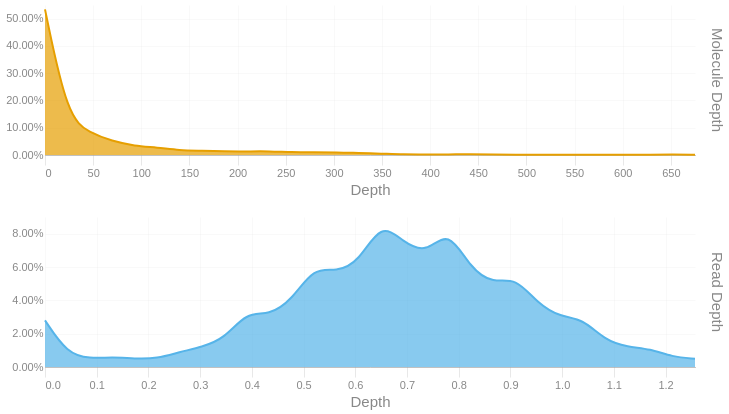

Notebook code for this chart:
### Code cell
readdep = depth_hist(tb['Read Depth'], q99, 3)
readdep = readdep.with_columns(pl.lit('Read Depth').alias('Metric'))
if not SKIPLR:
    moldep = depth_hist(tb['Molecule Depth'], mol_q99, 1)
    moldep = moldep.with_columns(pl.lit('Molecule Depth').alias('Metric'))
    _hist = pl.concat([readdep, moldep])
    _hist = _hist.filter(pl.col('Proportion') != 0)
    with SafeRender(_hist):
        (
            alt.Chart(_hist)        
            .mark_area(interpolate = "basis")
            .encode(
                x=alt.X('Bin:Q').scale(domainMin=0).axis(alt.Axis(title='Depth')),
                y = alt.Y('Proportion:Q', title = None).axis(format = '.2%'),
                color = alt.Color('Metric:N').legend(None),
                row = alt.Row("Metric:N").header(title = None, labelOrient = 'right'),
                tooltip = [
                    alt.Tooltip("Metric:N", title = "Metric"),
                    alt.Tooltip('Interval:N', title = "Depth Interval"),
                    alt.Tooltip('Proportion:Q', title = "% Alignments").format('.2%')
                ]
            )
            .resolve_scale(x='independent', y='independent')
            .properties(
                height = 150, width = 650,
                usermeta={'embedOptions': {'downloadFileName': f'{samplename}.depth.hist'}}
            )
        ).display()
else:
    readdep = readdep.filter(pl.col('Proportion') != 0)
    with SafeRender(readdep):
        (
            alt.Chart(readdep)        
            .mark_area(interpolate = "basis")
            .encode(
                x=alt.X('Bin:Q').scale(domainMin=0).axis(alt.Axis(title='Depth')),
                y = alt.Y('Proportion:Q', title = None).axis(format = '.2%'),
                tooltip = [
                    alt.Tooltip('Interval:N', title = "Depth Interval"),
                    alt.Tooltip('Proportion:Q', title = "% Alignments").format('.2%')
                ]
            )
            .properties(
                usermeta={'embedOptions': {'downloadFileName': f'{samplename}.depth.hist'}}
            )
        ).display()

### Figure 1 — Vega-Lite specification as saved in the notebook (floating-point values rounded to 4 significant figures)
{"width": 650, "height": 150, "config": {"title": {"anchor": "start", "dy": -15, "fontSize": 18, "color": "#888888", "subtitleColor": "#888888", "subtitleFontSize": 14}, "arc": {"fill": "#0072B2"}, "axis": {"domainColor": "#888888", "domainWidth": 0.5, "gridWidth": 0.2, "grid": false, "titleFontWeight": 400, "titleFontSize": 15, "labelFontSize": 11, "labelColor": "#888888", "tickColor": "#888888", "tickWidth": 0.2, "titleColor": "#888888"}, "axisBand": {"grid": false}, "axisX": {"grid": true, "tickSize": 10, "domainCap": "round"}, "axisY": {"domain": false, "grid": true, "tickSize": 0, "domainCap": "round"}, "background": "transparent", "header": {"labelFontSize": 15, "labelColor": "#888888", "titleFontSize": 15, "titleFontWeight": 600, "titleColor": "#888888"}, "legend": {"labelFont": "sans-serif", "labelFontSize": 12, "labelColor": "#888888", "symbolSize": 100, "symbolType": "circle", "titleFontSize": 12, "titlePadding": 10, "titleColor": "#888888", "title": null}, "range": {"category": ["#E69F00", "#56B4E9", "#009E73", "#F0E442", "#0072B2", "#D55E00", "#CC79A7", "#000000"], "diverging": ["#cfe8f3", "#a2d4ec", "#73bfe2", "#46abdb", "#1696d2", "#12719e"]}, "area": {"fill": "#0072B2", "fillOpacity": 0.7, "line": true, "strokeOpacity": 0.7}, "line": {"color": "#0072B2", "stroke": "#0072B2", "strokeWidth": 2}, "trail": {"color": "#0072B2", "stroke": "#0072B2", "strokeWidth": 0, "size": 1}, "point": {"filled": true, "fillOpacity": 1.0, "size": 95}, "text": {"color": "#888888", "fontSize": 11, "align": "right", "fontWeight": 400, "size": 11}, "bar": {"fill": "#0072B2", "stroke": null}, "view": {"stroke": null, "continuousWidth": 660, "continuousHeight": 400}}, "data": {"name": "data-8dc1e069756803235d23c59471234bdf"}, "mark": {"type": "area", "interpolate": "basis"}, "encoding": {"color": {"field": "Metric", "legend": null, "type": "nominal"}, "row": {"field": "Metric", "header": {"title": null, "labelOrient": "right"}, "type": "nominal"}, "tooltip": [{"field": "Metric", "title": "Metric", "type": "nominal"}, {"field": "Interval", "title": "Depth Interval", "type": "nominal"}, {"field": "Proportion", "format": ".2%", "title": "% Alignments", "type": "quantitative"}], "x": {"axis": {"title": "Depth"}, "field": "Bin", "scale": {"domainMin": 0}, "type": "quantitative"}, "y": {"axis": {"format": ".2%"}, "field": "Proportion", "title": null, "type": "quantitative"}}, "resolve": {"scale": {"x": "independent", "y": "independent"}}, "usermeta": {"embedOptions": {"downloadFileName": "S1_Musquodoboit_022.depth.hist"}}, "$schema": "https://vega.github.io/schema/vega-lite/v6.1.0.json", "datasets": {"data-8dc1e069756803235d23c59471234bdf": [{"Bin": 0.0, "Interval": "0.0-0.043", "Proportion": 0.028, "Metric": "Read Depth"}, {"Bin": 0.043, "Interval": "0.043-0.087", "Proportion": 0.008, "Metric": "Read Depth"}, {"Bin": 0.087, "Interval": "0.087-0.13", "Proportion": 0.005, "Metric": "Read Depth"}, {"Bin": 0.13, "Interval": "0.13-0.173", "Proportion": 0.006, "Metric": "Read Depth"}, {"Bin": 0.173, "Interval": "0.173-0.217", "Proportion": 0.005, "Metric": "Read Depth"}, {"Bin": 0.217, "Interval": "0.217-0.26", "Proportion": 0.005, "Metric": "Read Depth"}, {"Bin": 0.26, "Interval": "0.26-0.303", "Proportion": 0.009, "Metric": "Read Depth"}, {"Bin": 0.303, "Interval": "0.303-0.347", "Proportion": 0.012, "Metric": "Read Depth"}, {"Bin": 0.347, "Interval": "0.347-0.39", "Proportion": 0.017, "Metric": "Read Depth"}, {"Bin": 0.39, "Interval": "0.39-0.433", "Proportion": 0.033, "Metric": "Read Depth"}, {"Bin": 0.433, "Interval": "0.433-0.477", "Proportion": 0.031, "Metric": "Read Depth"}, {"Bin": 0.477, "Interval": "0.477-0.52", "Proportion": 0.04, "Metric": "Read Depth"}, {"Bin": 0.52, "Interval": "0.52-0.563", "Proportion": 0.06, "Metric": "Read Depth"}, {"Bin": 0.563, "Interval": "0.563-0.607", "Proportion": 0.057, "Metric": "Read Depth"}, {"Bin": 0.607, "Interval": "0.607-0.65", "Proportion": 0.063, "Metric": "Read Depth"}, {"Bin": 0.65, "Interval": "0.65-0.693", "Proportion": 0.087, "Metric": "Read Depth"}, {"Bin": 0.693, "Interval": "0.693-0.737", "Proportion": 0.075, "Metric": "Read Depth"}, {"Bin": 0.737, "Interval": "0.737-0.78", "Proportion": 0.068, "Metric": "Read Depth"}, {"Bin": 0.78, "Interval": "0.78-0.823", "Proportion": 0.083, "Metric": "Read Depth"}, {"Bin": 0.823, "Interval": "0.823-0.867", "Proportion": 0.059, "Metric": "Read Depth"}, {"Bin": 0.867, "Interval": "0.867-0.91", "Proportion": 0.05, "Metric": "Read Depth"}, {"Bin": 0.91, "Interval": "0.91-0.953", "Proportion": 0.054, "Metric": "Read Depth"}, {"Bin": 0.953, "Interval": "0.953-0.997", "Proportion": 0.038, "Metric": "Read Depth"}, {"Bin": 0.997, "Interval": "0.997-1.04", "Proportion": 0.03, "Metric": "Read Depth"}, {"Bin": 1.04, "Interval": "1.04-1.083", "Proportion": 0.029, "Metric": "Read Depth"}, {"Bin": 1.083, "Interval": "1.083-1.127", "Proportion": 0.016, "Metric": "Read Depth"}, {"Bin": 1.127, "Interval": "1.127-1.17", "Proportion": 0.012, "Metric": "Read Depth"}, {"Bin": 1.17, "Interval": "1.17-1.213", "Proportion": 0.011, "Metric": "Read Depth"}, {"Bin": 1.213, "Interval": "1.213-1.257", "Proportion": 0.006, "Metric": "Read Depth"}, {"Bin": 1.257, "Interval": "1.257-1.3", "Proportion": 0.005, "Metric": "Read Depth"}, {"Bin": 0.0, "Interval": "0.0-23.3", "Proportion": 0.534, "Metric": "Molecule Depth"}, {"Bin": 23.3, "Interval": "23.3-46.6", "Proportion": 0.138, "Metric": "Molecule Depth"}, {"Bin": 46.6, "Interval": "46.6-69.8", "Proportion": 0.081, "Metric": "Molecule Depth"}, {"Bin": 69.8, "Interval": "69.8-93.1", "Proportion": 0.051, "Metric": "Molecule Depth"}, {"Bin": 93.1, "Interval": "93.1-116.4", "Proportion": 0.033, "Metric": "Molecule Depth"}, {"Bin": 116.4, "Interval": "116.4-139.7", "Proportion": 0.028, "Metric": "Molecule Depth"}, {"Bin": 139.7, "Interval": "139.7-163.0", "Proportion": 0.017, "Metric": "Molecule Depth"}, {"Bin": 163.0, "Interval": "163.0-186.2", "Proportion": 0.016, "Metric": "Molecule Depth"}, {"Bin": 186.2, "Interval": "186.2-209.5", "Proportion": 0.013, "Metric": "Molecule Depth"}, {"Bin": 209.5, "Interval": "209.5-232.8", "Proportion": 0.013, "Metric": "Molecule Depth"}, {"Bin": 232.8, "Interval": "232.8-256.1", "Proportion": 0.014, "Metric": "Molecule Depth"}, {"Bin": 256.1, "Interval": "256.1-279.4", "Proportion": 0.01, "Metric": "Molecule Depth"}, {"Bin": 279.4, "Interval": "279.4-302.6", "Proportion": 0.01, "Metric": "Molecule Depth"}, {"Bin": 302.6, "Interval": "302.6-325.9", "Proportion": 0.01, "Metric": "Molecule Depth"}, {"Bin": 325.9, "Interval": "325.9-349.2", "Proportion": 0.007, "Metric": "Molecule Depth"}, {"Bin": 349.2, "Interval": "349.2-372.5", "Proportion": 0.005, "Metric": "Molecule Depth"}, {"Bin": 372.5, "Interval": "372.5-395.7", "Proportion": 0.002, "Metric": "Molecule Depth"}, {"Bin": 395.7, "Interval": "395.7-419.0", "Proportion": 0.002, "Metric": "Molecule Depth"}, {"Bin": 419.0, "Interval": "419.0-442.3", "Proportion": 0.002, "Metric": "Molecule Depth"}, {"Bin": 442.3, "Interval": "442.3-465.6", "Proportion": 0.003, "Metric": "Molecule Depth"}, {"Bin": 465.6, "Interval": "465.6-488.9", "Proportion": 0.002, "Metric": "Molecule Depth"}, {"Bin": 488.9, "Interval": "488.9-512.1", "Proportion": 0.001, "Metric": "Molecule Depth"}, {"Bin": 512.1, "Interval": "512.1-535.4", "Proportion": 0.001, "Metric": "Molecule Depth"}, {"Bin": 535.4, "Interval": "535.4-558.7", "Proportion": 0.001, "Metric": "Molecule Depth"}, {"Bin": 558.7, "Interval": "558.7-582.0", "Proportion": 0.001, "Metric": "Molecule Depth"}, {"Bin": 582.0, "Interval": "582.0-605.3", "Proportion": 0.001, "Metric": "Molecule Depth"}, {"Bin": 605.3, "Interval": "605.3-628.5", "Proportion": 0.001, "Metric": "Molecule Depth"}, {"Bin": 628.5, "Interval": "628.5-651.8", "Proportion": 0.001, "Metric": "Molecule Depth"}, {"Bin": 651.8, "Interval": "651.8-675.1", "Proportion": 0.002, "Metric": "Molecule Depth"}, {"Bin": 675.1, "Interval": "675.1-698.38", "Proportion": 0.001, "Metric": "Molecule Depth"}]}}
